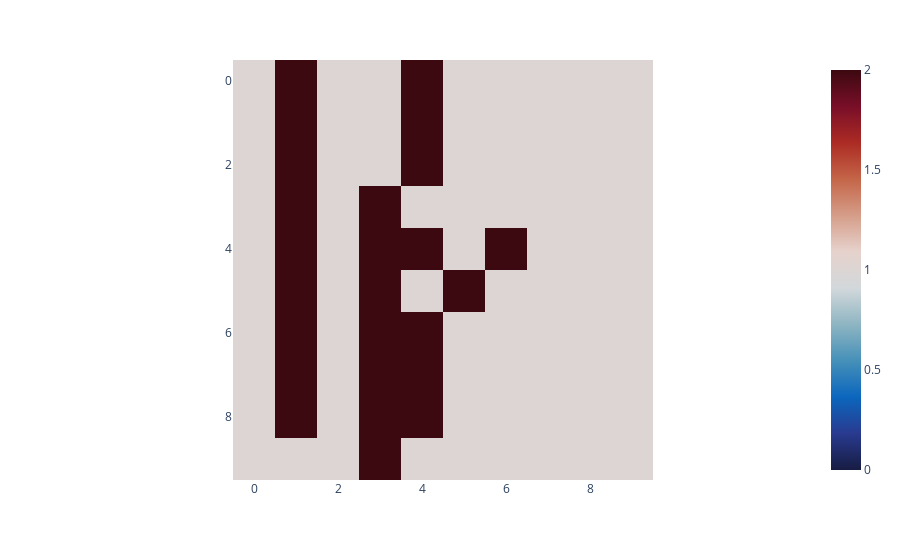

The notebook cell this image was saved under:
### Code cell
maze = [[1, 2, 1, 1, 2, 1, 1, 1, 1, 1],
          [1, 2, 1, 1, 2, 1, 1, 1, 1, 1],
          [1, 2, 1, 1, 2, 1, 1, 1, 1, 1],
          [1, 2, 1, 2, 1, 1, 1, 1, 1, 1],
          [1, 2, 1, 2, 2, 1, 2, 1, 1, 1],
          [1, 2, 1, 2, 1, 2, 1, 1, 1, 1],
          [1, 2, 1, 2, 2, 1, 1, 1, 1, 1],
          [1, 2, 1, 2, 2, 1, 1, 1, 1, 1],
          [1, 2, 1, 2, 2, 1, 1, 1, 1, 1],
          [1, 1, 1, 2, 1, 1, 1, 1, 1, 1]]
fig = px.imshow(maze, color_continuous_midpoint=0.0, range_color= [0,2], color_continuous_scale= 'balance')
fig.show()

### Figure 1 — Plotly figure (JSON) as saved in the notebook; plotly's stock layout.template omitted (floating-point values rounded to 4 significant figures)
{"data": [{"coloraxis": "coloraxis", "hovertemplate": "x: %{x}<br>y: %{y}<br>color: %{z}<extra></extra>", "name": "0", "type": "heatmap", "xaxis": "x", "yaxis": "y", "z": [[1, 2, 1, 1, 2, 1, 1, 1, 1, 1], [1, 2, 1, 1, 2, 1, 1, 1, 1, 1], [1, 2, 1, 1, 2, 1, 1, 1, 1, 1], [1, 2, 1, 2, 1, 1, 1, 1, 1, 1], [1, 2, 1, 2, 2, 1, 2, 1, 1, 1], [1, 2, 1, 2, 1, 2, 1, 1, 1, 1], [1, 2, 1, 2, 2, 1, 1, 1, 1, 1], [1, 2, 1, 2, 2, 1, 1, 1, 1, 1], [1, 2, 1, 2, 2, 1, 1, 1, 1, 1], [1, 1, 1, 2, 1, 1, 1, 1, 1, 1]]}], "layout": {"coloraxis": {"cmax": 2, "cmid": 0, "cmin": 0, "colorscale": [[0, "rgb(23, 28, 66)"], [0.09091, "rgb(41, 58, 143)"], [0.1818, "rgb(11, 102, 189)"], [0.2727, "rgb(69, 144, 185)"], [0.3636, "rgb(142, 181, 194)"], [0.4545, "rgb(210, 216, 219)"], [0.5455, "rgb(230, 210, 204)"], [0.6364, "rgb(213, 157, 137)"], [0.7273, "rgb(196, 101, 72)"], [0.8182, "rgb(172, 43, 36)"], [0.9091, "rgb(120, 14, 40)"], [1, "rgb(60, 9, 17)"]]}, "margin": {"t": 60}, "xaxis": {"anchor": "y", "constrain": "domain", "domain": [0, 1], "scaleanchor": "y"}, "yaxis": {"anchor": "x", "autorange": "reversed", "constrain": "domain", "domain": [0, 1]}}}
